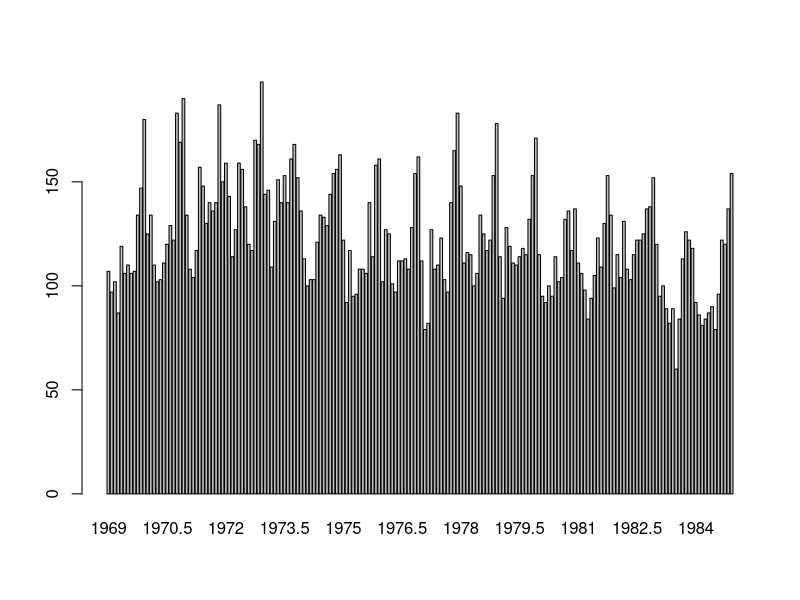
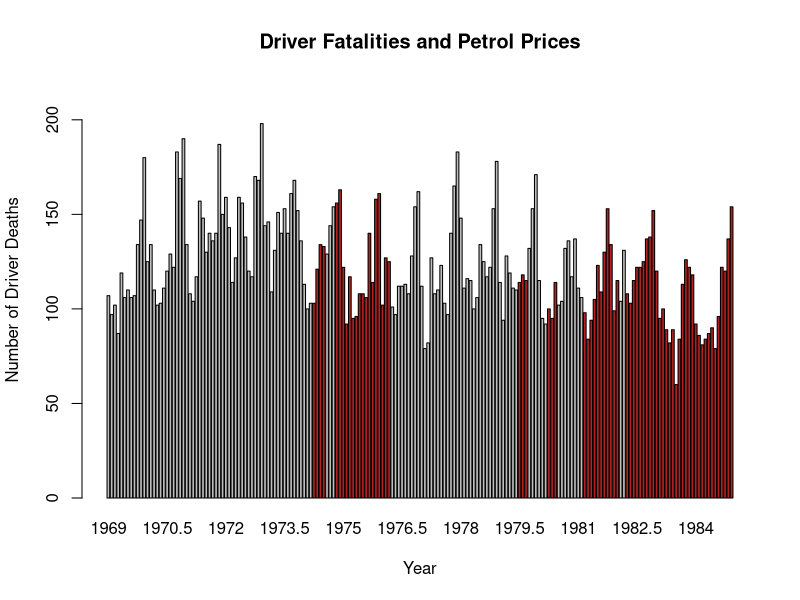
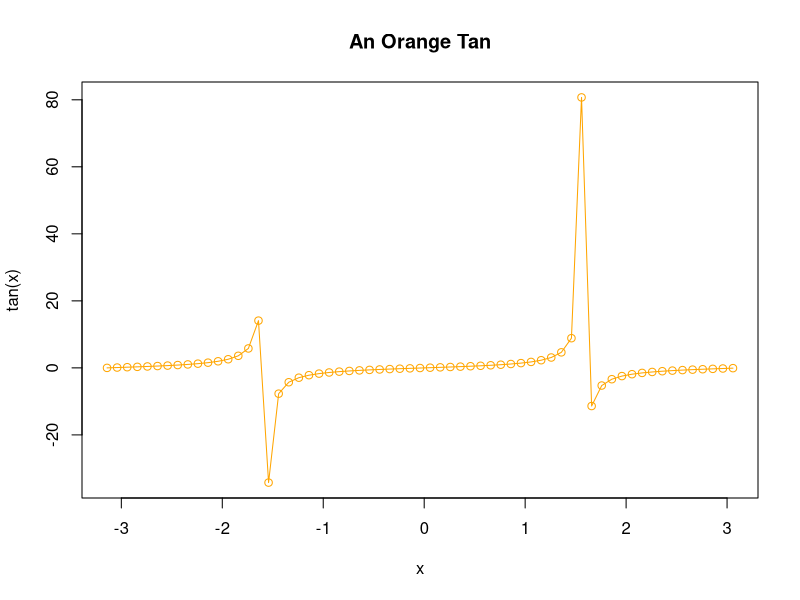

These figures' R source, in order:
#setup workspace
graphics.off()
rm(list=ls())
library(tidyverse)

# Part 1 - Preparing the data
  # 1.
    ?Seatbelts
  # 2.
    d <- as_tibble(Seatbelts) |>
      bind_cols(year = as_tibble(time(Seatbelts))) |>
      relocate(x, .before = DriversKilled) |>
      rename(Year = x)

# Part 2 - Plotting the data
  # 3.
    d$DriversKilled |> 
      barplot(names.arg = d$Year)
  # 4.
    d$petrol_fill <- "grey"
    d$petrol_fill[d$PetrolPrice>0.11] <- "firebrick"
    d$DriversKilled |> 
      barplot(names.arg = d$Year,
              xlab = "Year",
              ylab = "Number of Driver Deaths",
              ylim = c(0,220),
              main = "Driver Fatalities and Petrol Prices",
              col = d$petrol_fill)
  # 5.
    d$DriversKilled[d$PetrolPrice < 0.11] |> 
      mean()
    d$DriversKilled[d$PetrolPrice >= 0.11] |> 
      mean()

#  Part 3 - Scatterplots
  # 6.
    thetas <- seq(from = -pi, to = pi, by = 0.1)
    d <- tibble(x = thetas,
                tan_x = tan(thetas))
    
    plot(x = d$x, y = d$tan_x,
         xlab = "x", ylab = "tan(x)", main = "An Orange Tan",
         type = "o", col = "orange")
    
    
    
    
    